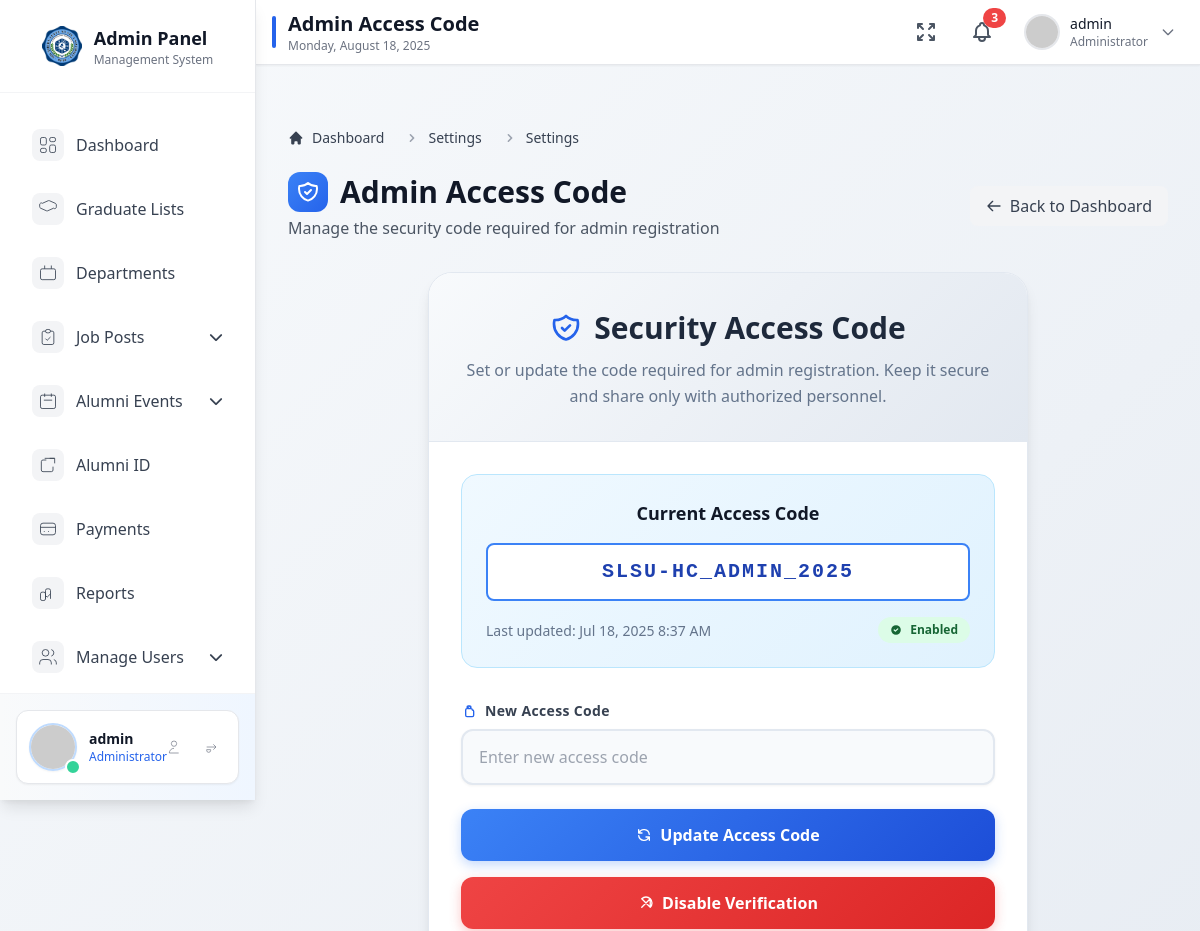
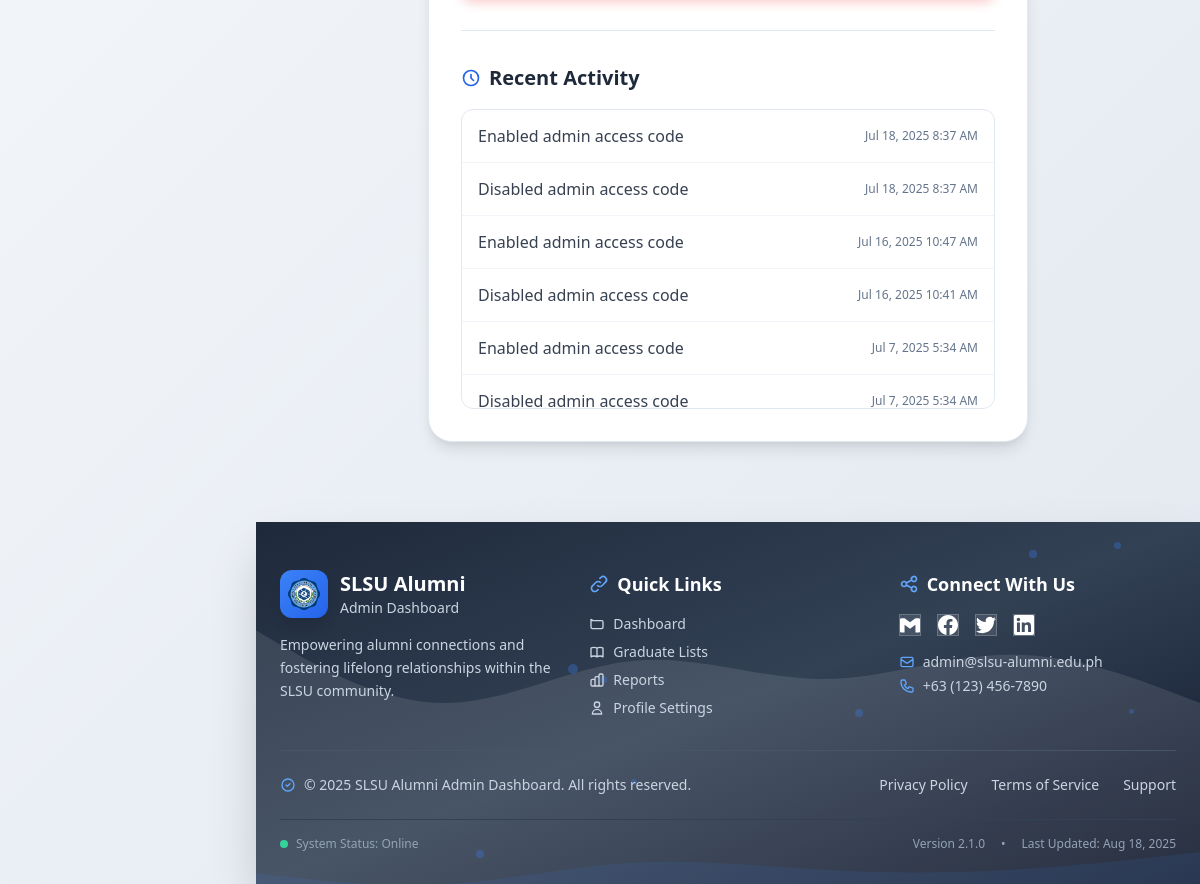
The page /admin/admin-access-code.php (signed in) on the database its author committed (2 pictures, top to bottom).
### tables this page shows
CREATE TABLE `admin_access_codes` (
  `id` int(11) NOT NULL,
  `code_hash` varchar(255) NOT NULL,
  `code_plain` varchar(100) NOT NULL,
  `is_enabled` tinyint(1) DEFAULT 1,
  `created_at` timestamp NOT NULL DEFAULT current_timestamp(),
  `updated_at` timestamp NOT NULL DEFAULT current_timestamp() ON UPDATE current_timestamp(),
  `updated_by` int(11) DEFAULT NULL
);

CREATE TABLE `admin_access_logs` (
  `id` int(11) NOT NULL,
  `admin_id` int(11) NOT NULL,
  `action` varchar(255) NOT NULL,
  `action_time` timestamp NOT NULL DEFAULT current_timestamp()
);

### admin/admin-access-code.php (the view, shortened to what this page needs)
<?php
include 'includes/header.php';
include 'includes/navbar.php';
include 'includes/sidebar.php';
include 'includes/breadcrumb.php';
include 'config/database.php';
try {
    $stmt = $conn->prepare("SELECT code_plain, updated_at, is_enabled, updated_by FROM admin_access_codes WHERE id = 1");
    $stmt->execute();
    $current_code = 'SLSU-HC_ADMIN_2025';
    $last_updated = date('Y-m-d H:i:s');
    $is_enabled = 1;
    if ($row = $stmt->fetch(PDO::FETCH_ASSOC)) {
        $current_code = $row['code_plain'];
        $last_updated = $row['updated_at'];
        $is_enabled = $row['is_enabled'];
    }
    $log_stmt = $conn->prepare("SELECT l.action, l.action_time, a.name FROM admin_access_logs l LEFT JOIN admins a ON l.admin_id = a.id ORDER BY l.action_time DESC LIMIT 10");
    $log_stmt->execute();
    $logs = $log_stmt->fetchAll(PDO::FETCH_ASSOC);
} catch (Exception $e) {
    $message = 'Error fetching data: ' . $e->getMessage();
    $message_type = 'error';
    $logs = [];
}
?>
<!DOCTYPE html>
<html lang="en">
<head>
    <link href="https://cdn.jsdelivr.net/npm/tailwindcss@2.2.19/dist/tailwind.min.css" rel="stylesheet">
    <link href="https://cdnjs.cloudflare.com/ajax/libs/font-awesome/6.4.0/css/all.min.css" rel="stylesheet">
</head>
<body>
    <div class="main-container">
        <div class="mb-8">
            <div class="flex items-center justify-between">
                <div>
                    <h1 class="text-3xl font-bold text-gray-900 flex items-center gap-3">
                        <div class="w-10 h-10 bg-gradient-to-br from-blue-500 to-blue-600 rounded-xl flex items-center justify-center">
                        </div>
                        Admin Access Code
                    </h1>
                    <p class="text-gray-600 mt-1">Manage the security code required for admin registration</p>
                </div>
                <a href="index.php" class="inline-flex items-center gap-2 bg-gray-100 text-gray-700 px-4 py-2 rounded-lg font-medium hover:bg-gray-200 transition-colors duration-200">
                    <svg class="w-4 h-4" fill="none" stroke="currentColor" viewBox="0 0 24 24">
                        <path stroke-linecap="round" stroke-linejoin="round" stroke-width="2" d="M10 19l-7-7m0 0l7-7m-7 7h18"/>
                    </svg>
                    Back to Dashboard
                </a>
            </div>
        </div>
        <div class="access-card">
            <div class="card-header">
                <h2 class="card-title">
                    Security Access Code
                </h2>
                <p class="card-description">
                    Set or update the code required for admin registration. Keep it secure and share only with authorized personnel.
                </p>
            </div>
            <div class="card-content">
                <div class="current-code-section">
                    <h3 class="text-lg font-semibold text-gray-900 mb-2">Current Access Code</h3>
                    <div class="current-code"><?php echo htmlspecialchars($current_code); ?></div>
                    <div class="status-info">
                        <span>Last updated: <?php echo date('M j, Y g:i A', strtotime($last_updated)); ?></span>
                        <span class="status-badge <?php echo $is_enabled ? 'status-enabled' : 'status-disabled'; ?>">
                            <svg class="w-3 h-3" fill="currentColor" viewBox="0 0 20 20">
                                <?php if ($is_enabled): ?>
                                    <path fill-rule="evenodd" d="M10 18a8 8 0 100-16 8 8 0 000 16zm3.707-9.293a1 1 0 00-1.414-1.414L9 10.586 7.707 9.293a1 1 0 00-1.414 1.414l2 2a1 1 0 001.414 0l4-4z" clip-rule="evenodd"/>
                                <?php else: ?>
                                    <path fill-rule="evenodd" d="M13.477 14.89A6 6 0 015.11 6.524l8.367 8.368zm1.414-1.414L6.524 5.11a6 6 0 018.367 8.367zM18 10a8 8 0 11-16 0 8 8 0 0116 0z" clip-rule="evenodd"/>
                                <?php endif; ?>
                            </svg>
                            <?php echo $is_enabled ? 'Enabled' : 'Disabled'; ?>
                        </span>
                    </div>
                </div>
                <form method="POST" class="mb-4">
                    <div class="form-group">
                        <label for="access_code" class="form-label">
                            New Access Code
                        </label>
                        <input type="text"
                               id="access_code"
                               name="access_code"
                               required
                               minlength="4"
                               maxlength="32"
                               class="form-input"
                               placeholder="Enter new access code">
                    </div>
                    <button type="submit" class="btn btn-primary">
                        <svg class="w-4 h-4" fill="none" stroke="currentColor" viewBox="0 0 24 24">
                            <path stroke-linecap="round" stroke-linejoin="round" stroke-width="2" d="M4 4v5h.582m15.356 2A8.001 8.001 0 004.582 9m0 0H9m11 11v-5h-.581m0 0a8.003 8.003 0 01-15.357-2m15.357 2H15"/>
                        </svg>
                        Update Access Code
                    </button>
                </form>
                <form method="POST">
                    <button type="submit" class="btn <?php echo $is_enabled ? 'btn-danger' : 'btn-success'; ?>">
                        <svg class="w-4 h-4" fill="none" stroke="currentColor" viewBox="0 0 24 24">
                            <?php if ($is_enabled): ?>
                                <path stroke-linecap="round" stroke-linejoin="round" stroke-width="2" d="M18.364 18.364A9 9 0 005.636 5.636m12.728 12.728L5.636 5.636m12.728 12.728L18.364 5.636M5.636 18.364l12.728-12.728"/>
                            <?php else: ?>
                                <path stroke-linecap="round" stroke-linejoin="round" stroke-width="2" d="M9 12l2 2 4-4m6 2a9 9 0 11-18 0 9 9 0 0118 0z"/>
                            <?php endif; ?>
                        </svg>
                        <?php echo $is_enabled ? 'Disable' : 'Enable'; ?> Verification
                    </button>
                </form>
                <?php if (!empty($logs)): ?>
                    <div class="activity-section">
                        <h3 class="activity-title">
                            <svg class="w-5 h-5 text-blue-600" fill="none" stroke="currentColor" viewBox="0 0 24 24">
                                <path stroke-linecap="round" stroke-linejoin="round" stroke-width="2" d="M12 8v4l3 3m6-3a9 9 0 11-18 0 9 9 0 0118 0z"/>
                            </svg>
                            Recent Activity
                        </h3>
                        <div class="activity-log">
                            <?php foreach($logs as $log): ?>
                                <div class="log-item">
                                    <div class="log-action"><?php echo htmlspecialchars($log['action']); ?></div>
                                    <div class="log-time">
                                        <?php echo date('M j, Y g:i A', strtotime($log['action_time'])); ?>
                                    </div>
                                </div>
                            <?php endforeach; ?>
                        </div>
                    </div>
                <?php endif; ?>
            </div>
        </div>
    </div>
    <?php include 'includes/footer.php'; ?>
</body>
</html>

### admin/includes/header.php (style rules this page uses)
.form-group { margin-bottom: 1.5rem; }
.form-label { display: block; margin-bottom: 0.75rem; font-weight: 600; color: #1F2937; font-size: 0.95rem; letter-spacing: 0.025em; }
.form-input { width: 100%; padding: 0.875rem 1rem; border: 2px solid #E5E7EB; border-radius: 0.75rem; transition: all 0.3s ease; font-size: 0.95rem; background-color: #FFFFFF; color: #374151; box-shadow: 0 1px 3px rgba(0, 0, 0, 0.05); }
.btn { padding: 0.5rem 1rem; border-radius: 0.375rem; font-weight: 500; transition: all 0.2s; display: inline-flex; align-items: center; justify-content: center; gap: 0.5rem; }
.btn-primary { background-color: #3B82F6; color: white; }
.btn-danger { background-color: #EF4444; color: white; }

### admin/admin-access-code.php (style rules this page uses)
body { background: linear-gradient(135deg, #f8fafc 0%, #e2e8f0 100%); min-height: 100vh; }
.main-container { padding: 2rem; margin-left: 0; width: 100%; min-height: 100vh; padding-top: 10rem; }
@media (min-width: 1024px) { .main-container { margin-left: 16rem; width: calc(100% - 16rem); padding-top: 8rem; } }
.access-card { background: white; border-radius: 1.5rem; box-shadow: 0 10px 15px -3px rgba(0, 0, 0, 0.1), 0 4px 6px -2px rgba(0, 0, 0, 0.05); border: 1px solid #e2e8f0; overflow: hidden; max-width: 600px; margin: 0 auto; }
.card-header { background: linear-gradient(135deg, #f8fafc 0%, #e2e8f0 100%); padding: 2rem; text-align: center; border-bottom: 1px solid #e2e8f0; }
.card-title { font-size: 1.875rem; font-weight: 700; color: #1e293b; margin-bottom: 0.5rem; display: flex; align-items: center; justify-content: center; gap: 0.75rem; }
.card-description { color: #64748b; font-size: 1rem; line-height: 1.6; }
.card-content { padding: 2rem; }
.current-code-section { background: linear-gradient(135deg, #f0f9ff 0%, #e0f2fe 100%); border: 1px solid #bae6fd; border-radius: 1rem; padding: 1.5rem; margin-bottom: 2rem; text-align: center; }
.current-code { font-family: 'Monaco', 'Menlo', 'Ubuntu Mono', monospace; font-size: 1.25rem; font-weight: 700; color: #1e40af; background: white; padding: 0.75rem 1.5rem; border-radius: 0.5rem; border: 2px solid #3b82f6; margin: 1rem 0; letter-spacing: 2px; }
.status-info { display: flex; justify-content: space-between; align-items: center; margin-top: 1rem; font-size: 0.875rem; color: #64748b; }
.status-badge { display: inline-flex; align-items: center; gap: 0.5rem; padding: 0.25rem 0.75rem; border-radius: 9999px; font-weight: 600; font-size: 0.75rem; }
.status-enabled { background: #dcfce7; color: #166534; }
.form-group { margin-bottom: 1.5rem; }
.form-label { display: block; font-weight: 600; color: #374151; margin-bottom: 0.5rem; font-size: 0.875rem; }
.form-input { width: 100%; padding: 0.875rem 1rem; border: 2px solid #e2e8f0; border-radius: 0.75rem; font-size: 1rem; transition: all 0.3s ease; background: #f8fafc; }
.btn { display: inline-flex; align-items: center; justify-content: center; gap: 0.5rem; padding: 0.875rem 1.5rem; border: none; border-radius: 0.75rem; font-weight: 600; cursor: pointer; transition: all 0.3s ease; text-decoration: none; width: 100%; font-size: 1rem; }
.btn-primary { background: linear-gradient(135deg, #3b82f6, #1d4ed8); color: white; box-shadow: 0 4px 12px rgba(59, 130, 246, 0.3); }
.btn-danger { background: linear-gradient(135deg, #ef4444, #dc2626); color: white; box-shadow: 0 4px 12px rgba(239, 68, 68, 0.3); }
.activity-section { margin-top: 2rem; padding-top: 2rem; border-top: 1px solid #e2e8f0; }
.activity-title { font-size: 1.25rem; font-weight: 600; color: #1e293b; margin-bottom: 1rem; display: flex; align-items: center; gap: 0.5rem; }
.activity-log { max-height: 300px; overflow-y: auto; border: 1px solid #e2e8f0; border-radius: 0.75rem; }
.log-item { display: flex; justify-content: space-between; align-items: center; padding: 0.875rem 1rem; border-bottom: 1px solid #f1f5f9; transition: background 0.2s ease; }
.log-action { font-weight: 500; color: #374151; }
.log-time { font-size: 0.75rem; color: #64748b; }

### rows shown on the page
admin_access_codes: code_plain "SLSU-HC_ADMIN_2025", updated_at "Jul 18, 2025 8:37 AM"
admin_access_logs: action "Enabled admin access code", action_time "Jul 18, 2025 8:37 AM"
admin_access_logs: action "Disabled admin access code", action_time "Jul 18, 2025 8:37 AM"
admin_access_logs: action "Enabled admin access code", action_time "Jul 16, 2025 10:47 AM"
admin_access_logs: action "Disabled admin access code", action_time "Jul 16, 2025 10:41 AM"
admin_access_logs: action "Enabled admin access code", action_time "Jul 7, 2025 5:34 AM"
admin_access_logs: action "Disabled admin access code", action_time "Jul 7, 2025 5:34 AM"

### other values the page prints
str_replace(['.php', '-'], ['', ' '], $current_page) "Admin Access Code"
$admin_name "admin"
$breadcrumb['title'] "Dashboard"
$breadcrumb['title'] "Settings"
